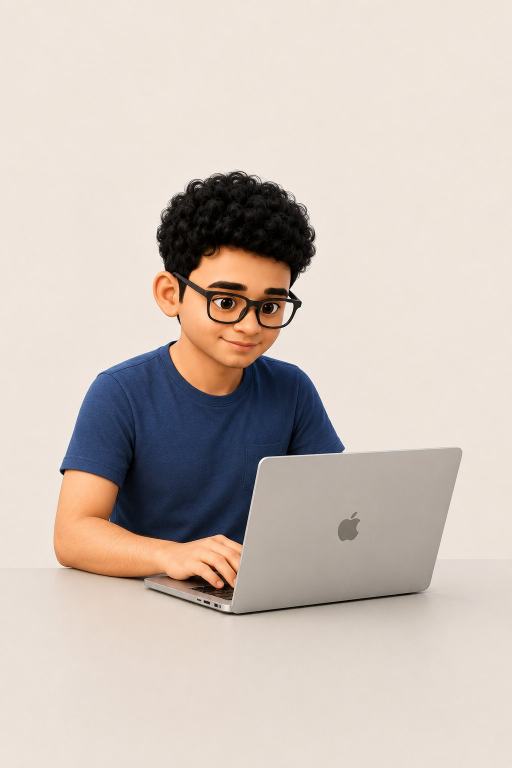
#> input picture shots/journey-2016.jpg, 1024 x 1536 px (shown at 1/2 size)
$ python make-shots.py ../shots/journey-2016.jpg ../shots/journey-2018.jpg
#> lines starting #> are read from the running program, lines starting #| are printed output that depends on the picture
#!/usr/bin/env python3
"""Derive the responsive image set for one screenshot.

    python3 tools/make-shots.py <source.png> <slot>

Writes shots/<slot>-<w>.{avif,webp,png} for each width in WIDTHS and
prints the intrinsic size to paste into projects.js. Kept as a script so
every screenshot is processed identically — quality settings drifting
between assets is how a gallery ends up looking uneven.
"""
import sys, os
from PIL import Image

WIDTHS = [430, 645, 860]
OUT = "shots"

def main(src, slot):
#> called with src = '../shots/journey-2016.jpg', slot = '../shots/journey-2018.jpg'
    im = Image.open(src)
#> im is the input picture: PIL image 1024x1536 RGB; mean R, G, B 205.2, 193.6, 185.5
    im = im.convert("RGB")
    w0, h0 = im.size
#> w0 = 1024; h0 = 1536
    os.makedirs(OUT, exist_ok=True)
    for w in WIDTHS:
        if w > w0:
            print(f"  skip {w}w — wider than the source ({w0}px)")
            continue
        h = round(h0 * w / w0)
        r = im.resize((w, h), Image.LANCZOS)
        base = f"{OUT}/{slot}-{w}"
        r.save(f"{base}.png", optimize=True)
        r.save(f"{base}.webp", quality=82, method=6)
        try:
            r.save(f"{base}.avif", quality=62)
        except Exception as e:
            print(f"  avif failed at {w}w: {e}")
        sizes = {e: os.path.getsize(f"{base}.{e}") // 1024
                 for e in ("png", "webp", "avif") if os.path.exists(f"{base}.{e}")}
        print(f"  {w}w → " + "  ".join(f"{k} {v}KB" for k, v in sizes.items()))
#> this loop made 3 passes
#> pass 1, in main, `r = im.resize((w, h), Image.LANCZOS)`:
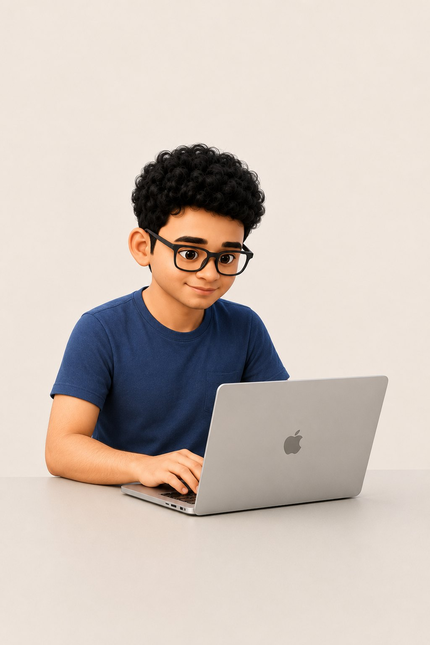
#> r: PIL image 430x645 RGB; mean R, G, B 205.2, 193.6, 185.5
    print(f"\n  intrinsic for projects.js:  w:{w0}, h:{h0}")
#|   intrinsic for projects.js:  w:1024, h:1536

if __name__ == "__main__":
    if len(sys.argv) != 3:
        sys.exit(__doc__)
    main(sys.argv[1], sys.argv[2])

$ run again, on shots/journey-2019.jpg
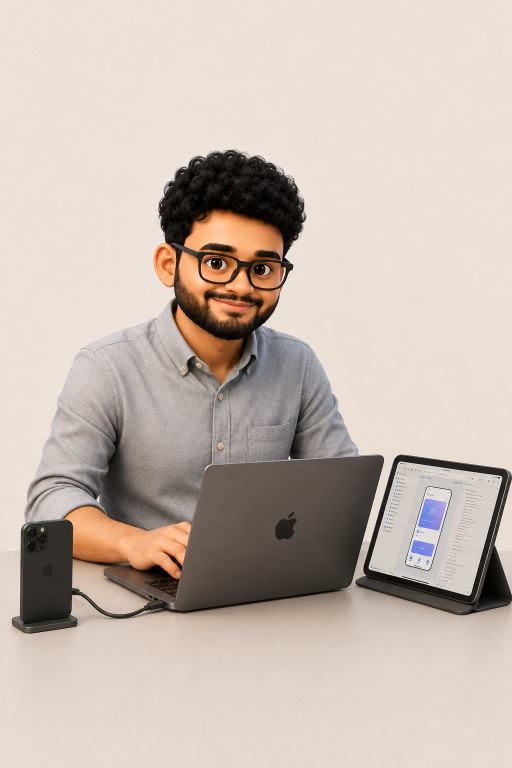
#> input picture shots/journey-2019.jpg, 1024 x 1536 px (shown at 1/2 size)
#> in main, im is the input picture: PIL image 1024x1536 RGB; mean R, G, B 198.5, 184.7, 175.5
#> the loop in main, `for w in WIDTHS:` made 3 passes
#> pass 1, in main, `r = im.resize((w, h), Image.LANCZOS)`:
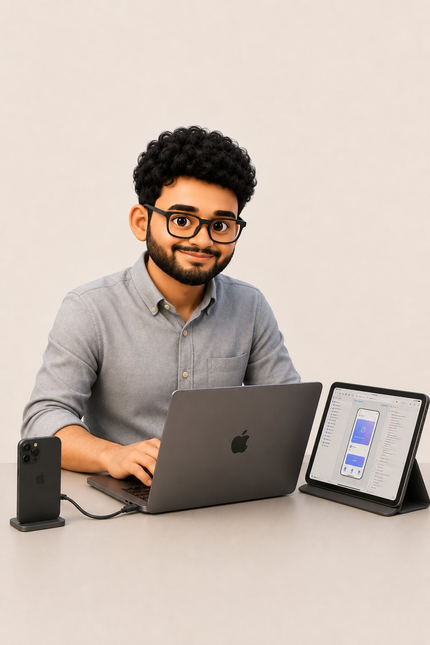
#> r: PIL image 430x645 RGB; mean R, G, B 198.5, 184.7, 175.5
#|   intrinsic for projects.js:  w:1024, h:1536

$ run again, on shots/journey-2021.jpg
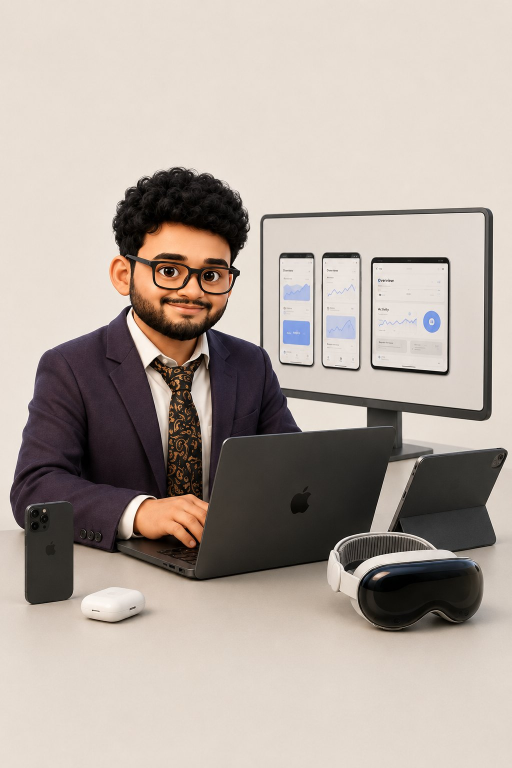
#> input picture shots/journey-2021.jpg, 1024 x 1536 px (shown at 1/2 size)
#> in main, im is the input picture: PIL image 1024x1536 RGB; mean R, G, B 178.3, 167.3, 159.2
#> the loop in main, `for w in WIDTHS:` made 3 passes
#> pass 1, in main, `r = im.resize((w, h), Image.LANCZOS)`:
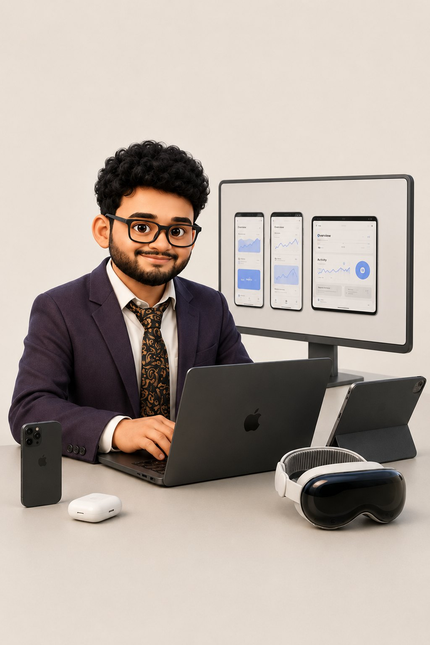
#> r: PIL image 430x645 RGB; mean R, G, B 178.3, 167.3, 159.2
#|   intrinsic for projects.js:  w:1024, h:1536
